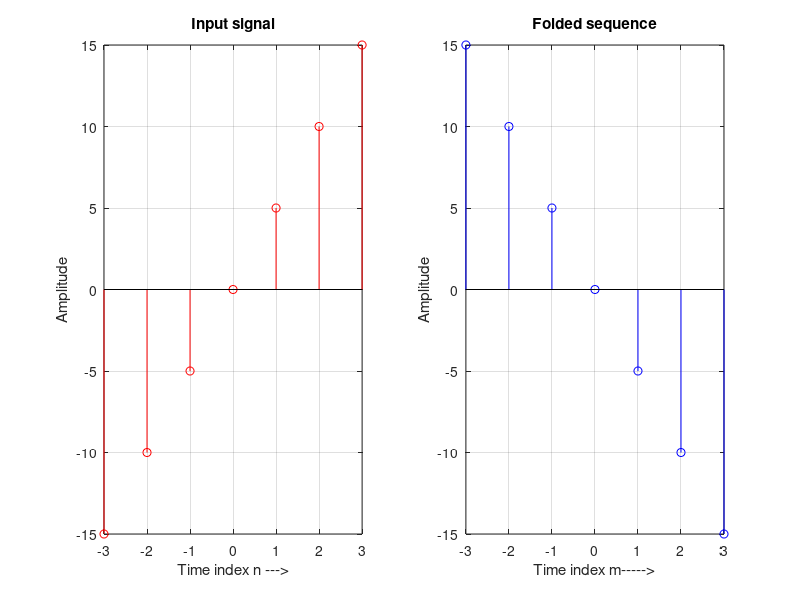

Reproduce this figure in MATLAB.
x=[-15 -10 -5 0 5 10 15];
n0=-3:3;
y=fliplr(x);
m=-fliplr(n0);
subplot(1,2,1);
stem(n0,x,'r');
title('Input signal');
grid on;
xlabel('Time index n --->');
ylabel('Amplitude');
subplot(1,2,2);
stem(m,y,'b');
title('Folded sequence');
grid on;
xlabel('Time index m----->');
ylabel('Amplitude');
